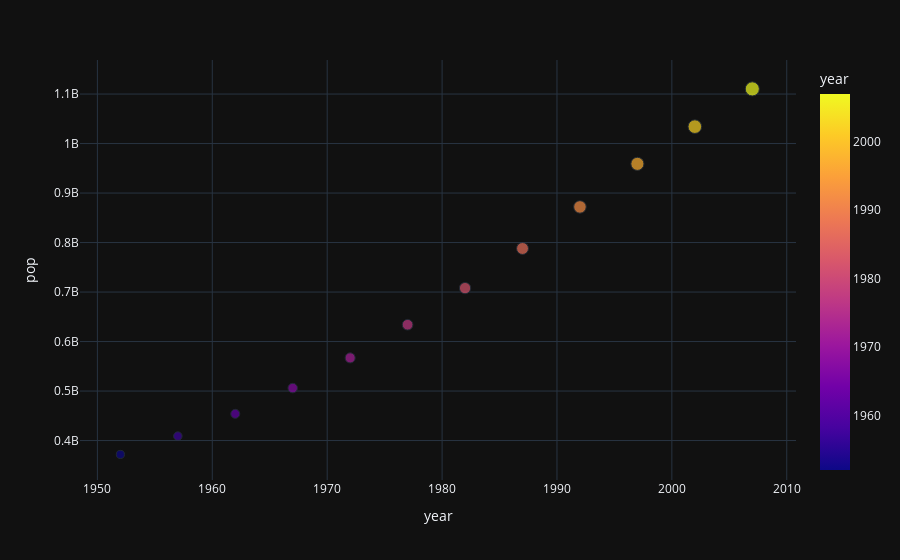

Notebook code cell kept with this figure:
### Code cell
fig=px.scatter(data_india,x='year',y='pop',size='pop',size_max=10,color='year',template='plotly_dark')
fig.show()

### Figure 1 — Plotly figure (JSON) as saved in the notebook; plotly's stock layout.template omitted (floating-point values rounded to 4 significant figures)
{"data": [{"hovertemplate": "year=%{marker.color}<br>pop=%{marker.size}<extra></extra>", "legendgroup": "", "marker": {"color": [1952, 1957, 1962, 1967, 1972, 1977, 1982, 1987, 1992, 1997, 2002, 2007], "coloraxis": "coloraxis", "size": [372000000, 409000000, 454000000, 506000000, 567000000, 634000000, 708000000, 788000000, 872000000, 959000000, 1034172547, 1110396331], "sizemode": "area", "sizeref": 11100000.0, "symbol": "circle"}, "mode": "markers", "name": "", "orientation": "v", "showlegend": false, "type": "scatter", "x": [1952, 1957, 1962, 1967, 1972, 1977, 1982, 1987, 1992, 1997, 2002, 2007], "xaxis": "x", "y": [372000000, 409000000, 454000000, 506000000, 567000000, 634000000, 708000000, 788000000, 872000000, 959000000, 1034172547, 1110396331], "yaxis": "y"}], "layout": {"autosize": true, "coloraxis": {"colorbar": {"title": {"text": "year"}}, "colorscale": [[0, "#0d0887"], [0.1111, "#46039f"], [0.2222, "#7201a8"], [0.3333, "#9c179e"], [0.4444, "#bd3786"], [0.5556, "#d8576b"], [0.6667, "#ed7953"], [0.7778, "#fb9f3a"], [0.8889, "#fdca26"], [1, "#f0f921"]]}, "legend": {"itemsizing": "constant", "tracegroupgap": 0}, "margin": {"t": 60}, "xaxis": {"anchor": "y", "autorange": true, "domain": [0, 1], "range": [1948.0, 2011.0], "title": {"text": "year"}, "type": "linear"}, "yaxis": {"anchor": "x", "autorange": true, "domain": [0, 1], "range": [310000000.0, 1186000000.0], "title": {"text": "pop"}, "type": "linear"}}}
